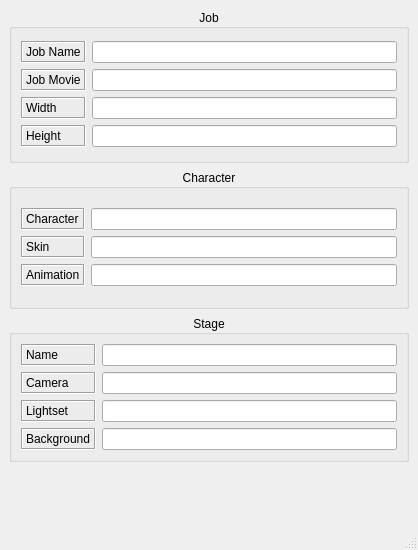
<?xml version="1.0" encoding="UTF-8"?>
<ui version="4.0">
 <class>bdMultiBlastWin</class>
 <widget class="QMainWindow" name="bdMultiBlastWin">
  <property name="geometry">
   <rect>
    <x>0</x>
    <y>0</y>
    <width>418</width>
    <height>550</height>
   </rect>
  </property>
  <property name="minimumSize">
   <size>
    <width>370</width>
    <height>480</height>
   </size>
  </property>
  <property name="windowTitle">
   <string>XML Job</string>
  </property>
  <widget class="QWidget" name="centralwidget">
   <property name="minimumSize">
    <size>
     <width>0</width>
     <height>700</height>
    </size>
   </property>
   <layout class="QVBoxLayout" name="verticalLayout_3">
    <item>
     <widget class="QGroupBox" name="groupBox">
      <property name="enabled">
       <bool>true</bool>
      </property>
      <property name="sizePolicy">
       <sizepolicy hsizetype="Preferred" vsizetype="Preferred">
        <horstretch>0</horstretch>
        <verstretch>0</verstretch>
       </sizepolicy>
      </property>
      <property name="minimumSize">
       <size>
        <width>0</width>
        <height>154</height>
       </size>
      </property>
      <property name="maximumSize">
       <size>
        <width>16777215</width>
        <height>154</height>
       </size>
      </property>
      <property name="title">
       <string>Job</string>
      </property>
      <property name="alignment">
       <set>Qt::AlignCenter</set>
      </property>
      <layout class="QVBoxLayout" name="verticalLayout_2">
       <item>
        <layout class="QGridLayout" name="gridLayout">
         <item row="0" column="1">
          <widget class="QLineEdit" name="jobName"/>
         </item>
         <item row="1" column="0">
          <widget class="QLabel" name="label">
           <property name="frameShape">
            <enum>QFrame::Box</enum>
           </property>
           <property name="frameShadow">
            <enum>QFrame::Sunken</enum>
           </property>
           <property name="text">
            <string>Job Movie</string>
           </property>
          </widget>
         </item>
         <item row="1" column="1">
          <widget class="QLineEdit" name="jobMovie"/>
         </item>
         <item row="0" column="0">
          <widget class="QLabel" name="label_6">
           <property name="frameShape">
            <enum>QFrame::Box</enum>
           </property>
           <property name="frameShadow">
            <enum>QFrame::Sunken</enum>
           </property>
           <property name="text">
            <string>Job Name</string>
           </property>
          </widget>
         </item>
         <item row="3" column="0">
          <widget class="QLabel" name="label_11">
           <property name="frameShape">
            <enum>QFrame::Box</enum>
           </property>
           <property name="frameShadow">
            <enum>QFrame::Sunken</enum>
           </property>
           <property name="text">
            <string>Height</string>
           </property>
          </widget>
         </item>
         <item row="2" column="1">
          <widget class="QLineEdit" name="width"/>
         </item>
         <item row="3" column="1">
          <widget class="QLineEdit" name="height"/>
         </item>
         <item row="2" column="0">
          <widget class="QLabel" name="label_10">
           <property name="frameShape">
            <enum>QFrame::Box</enum>
           </property>
           <property name="frameShadow">
            <enum>QFrame::Sunken</enum>
           </property>
           <property name="text">
            <string>Width</string>
           </property>
          </widget>
         </item>
        </layout>
       </item>
      </layout>
     </widget>
    </item>
    <item>
     <widget class="QGroupBox" name="groupBox_3">
      <property name="sizePolicy">
       <sizepolicy hsizetype="Preferred" vsizetype="Preferred">
        <horstretch>0</horstretch>
        <verstretch>0</verstretch>
       </sizepolicy>
      </property>
      <property name="minimumSize">
       <size>
        <width>0</width>
        <height>140</height>
       </size>
      </property>
      <property name="maximumSize">
       <size>
        <width>16777215</width>
        <height>140</height>
       </size>
      </property>
      <property name="title">
       <string>Character</string>
      </property>
      <property name="alignment">
       <set>Qt::AlignCenter</set>
      </property>
      <layout class="QVBoxLayout" name="verticalLayout_4">
       <item>
        <layout class="QGridLayout" name="gridLayout_2">
         <item row="0" column="1">
          <widget class="QLineEdit" name="charName"/>
         </item>
         <item row="1" column="0">
          <widget class="QLabel" name="label_2">
           <property name="frameShape">
            <enum>QFrame::Box</enum>
           </property>
           <property name="frameShadow">
            <enum>QFrame::Sunken</enum>
           </property>
           <property name="text">
            <string>Skin</string>
           </property>
          </widget>
         </item>
         <item row="0" column="0">
          <widget class="QLabel" name="label_7">
           <property name="frameShape">
            <enum>QFrame::Box</enum>
           </property>
           <property name="frameShadow">
            <enum>QFrame::Sunken</enum>
           </property>
           <property name="text">
            <string>Character</string>
           </property>
          </widget>
         </item>
         <item row="1" column="1">
          <widget class="QLineEdit" name="skinName"/>
         </item>
         <item row="2" column="0">
          <widget class="QLabel" name="label_9">
           <property name="frameShape">
            <enum>QFrame::Box</enum>
           </property>
           <property name="frameShadow">
            <enum>QFrame::Sunken</enum>
           </property>
           <property name="text">
            <string>Animation</string>
           </property>
          </widget>
         </item>
         <item row="2" column="1">
          <widget class="QLineEdit" name="animation"/>
         </item>
        </layout>
       </item>
      </layout>
     </widget>
    </item>
    <item>
     <widget class="QGroupBox" name="groupBox_4">
      <property name="sizePolicy">
       <sizepolicy hsizetype="Preferred" vsizetype="Preferred">
        <horstretch>0</horstretch>
        <verstretch>0</verstretch>
       </sizepolicy>
      </property>
      <property name="minimumSize">
       <size>
        <width>0</width>
        <height>140</height>
       </size>
      </property>
      <property name="maximumSize">
       <size>
        <width>16777215</width>
        <height>154</height>
       </size>
      </property>
      <property name="title">
       <string>Stage</string>
      </property>
      <property name="alignment">
       <set>Qt::AlignCenter</set>
      </property>
      <layout class="QVBoxLayout" name="verticalLayout_5">
       <item>
        <layout class="QGridLayout" name="gridLayout_4">
         <item row="1" column="1">
          <widget class="QLineEdit" name="cameraName"/>
         </item>
         <item row="0" column="0">
          <widget class="QLabel" name="label_8">
           <property name="frameShape">
            <enum>QFrame::Box</enum>
           </property>
           <property name="frameShadow">
            <enum>QFrame::Sunken</enum>
           </property>
           <property name="text">
            <string>Name</string>
           </property>
          </widget>
         </item>
         <item row="1" column="0">
          <widget class="QLabel" name="label_3">
           <property name="frameShape">
            <enum>QFrame::Box</enum>
           </property>
           <property name="frameShadow">
            <enum>QFrame::Sunken</enum>
           </property>
           <property name="text">
            <string>Camera</string>
           </property>
          </widget>
         </item>
         <item row="0" column="1">
          <widget class="QLineEdit" name="stageName"/>
         </item>
         <item row="2" column="1">
          <widget class="QLineEdit" name="lightset"/>
         </item>
         <item row="2" column="0">
          <widget class="QLabel" name="label_4">
           <property name="frameShape">
            <enum>QFrame::Box</enum>
           </property>
           <property name="frameShadow">
            <enum>QFrame::Sunken</enum>
           </property>
           <property name="text">
            <string>Lightset</string>
           </property>
          </widget>
         </item>
         <item row="3" column="0">
          <widget class="QLabel" name="label_5">
           <property name="frameShape">
            <enum>QFrame::Box</enum>
           </property>
           <property name="frameShadow">
            <enum>QFrame::Sunken</enum>
           </property>
           <property name="text">
            <string>Background</string>
           </property>
          </widget>
         </item>
         <item row="3" column="1">
          <widget class="QLineEdit" name="background"/>
         </item>
        </layout>
       </item>
      </layout>
     </widget>
    </item>
    <item>
     <spacer name="verticalSpacer">
      <property name="orientation">
       <enum>Qt::Vertical</enum>
      </property>
      <property name="sizeHint" stdset="0">
       <size>
        <width>20</width>
        <height>0</height>
       </size>
      </property>
     </spacer>
    </item>
   </layout>
  </widget>
  <widget class="QStatusBar" name="statusbar"/>
  <action name="actionCopy_To_Preview">
   <property name="text">
    <string>Copy To Preview</string>
   </property>
  </action>
 </widget>
 <tabstops>
  <tabstop>jobName</tabstop>
  <tabstop>jobMovie</tabstop>
 </tabstops>
 <resources/>
 <connections/>
</ui>
